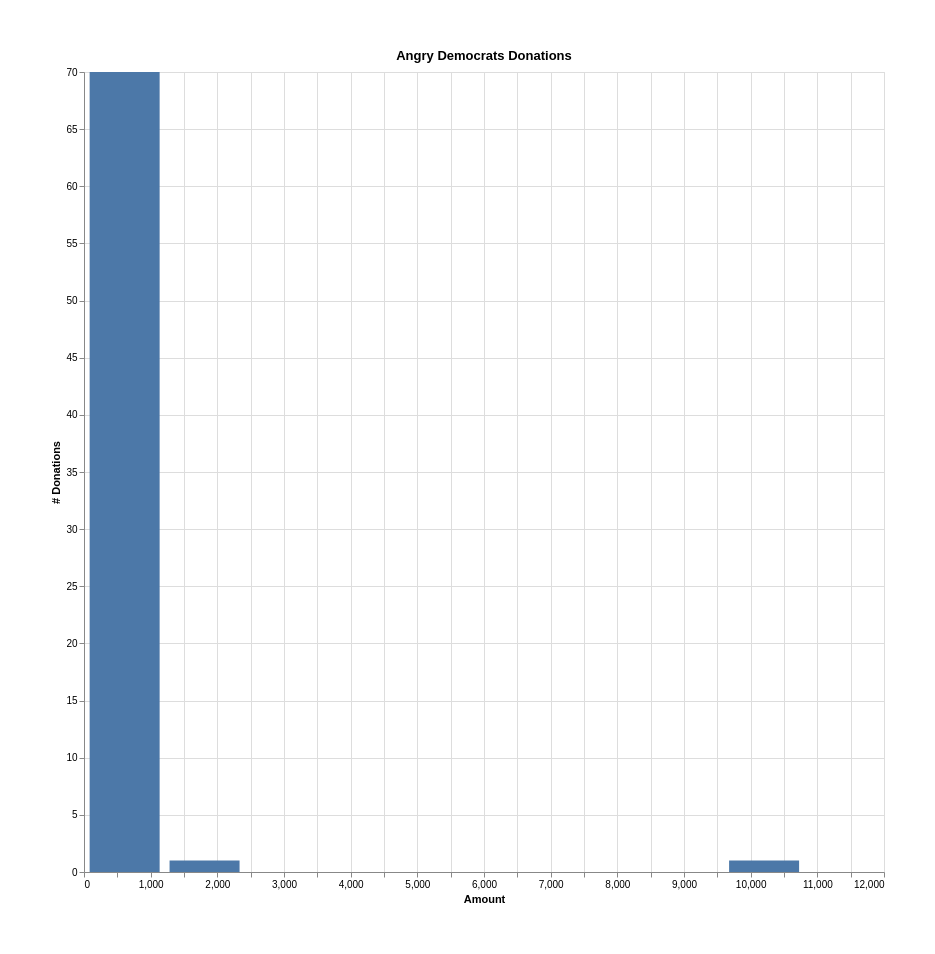

Write the Vega-Lite specification saved for this chart.
### Vega-Lite specification from a JSON file in a GitHub repository (floating-point values rounded to 4 significant figures)
{"config": {"view": {"height": 800, "width": 800}, "padding": 50}, "mark": {"binSpacing": 1, "size": 70, "type": "bar"}, "data": {"values": [{"Amount": 609.5, "count": 70}, {"Amount": 1808.0, "count": 1}, {"Amount": 3008.0, "count": 0}, {"Amount": 4206.0, "count": 0}, {"Amount": 5406.0, "count": 0}, {"Amount": 6604.0, "count": 0}, {"Amount": 7804.0, "count": 0}, {"Amount": 9002.0, "count": 0}, {"Amount": 10200.0, "count": 1}, {"Amount": 11400.0, "count": 0}]}, "$schema": "https://vega.github.io/schema/vega-lite/v5.json", "title": "Angry Democrats Donations", "encoding": {"x": {"field": "Amount", "type": "quantitative"}, "y": {"field": "count", "type": "quantitative", "axis": {"title": "# Donations"}}}}
